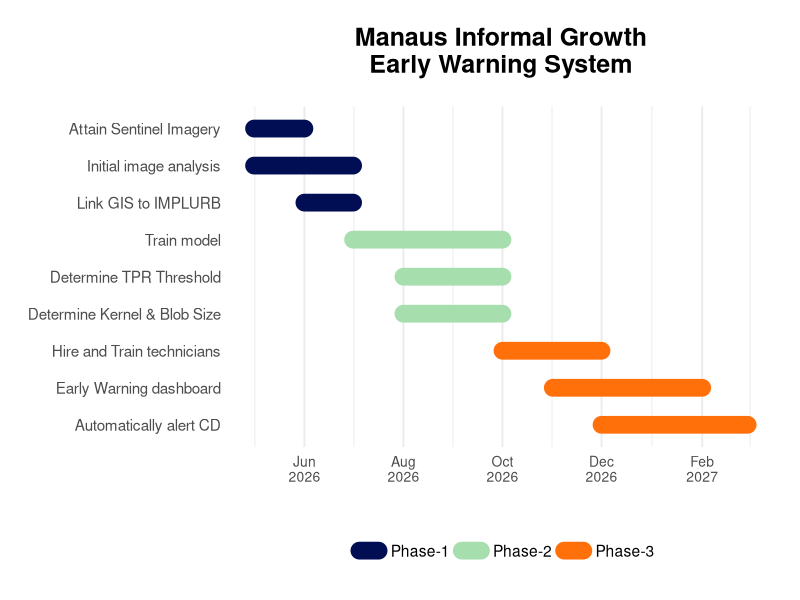
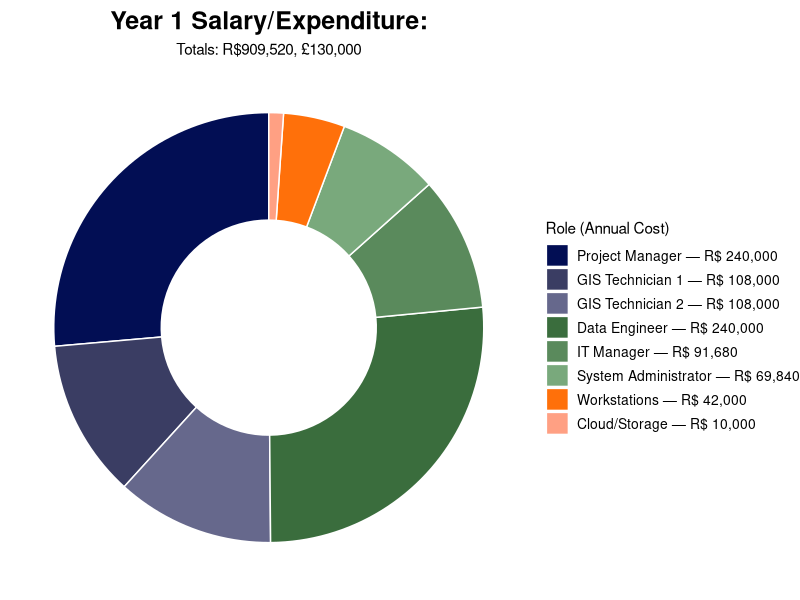
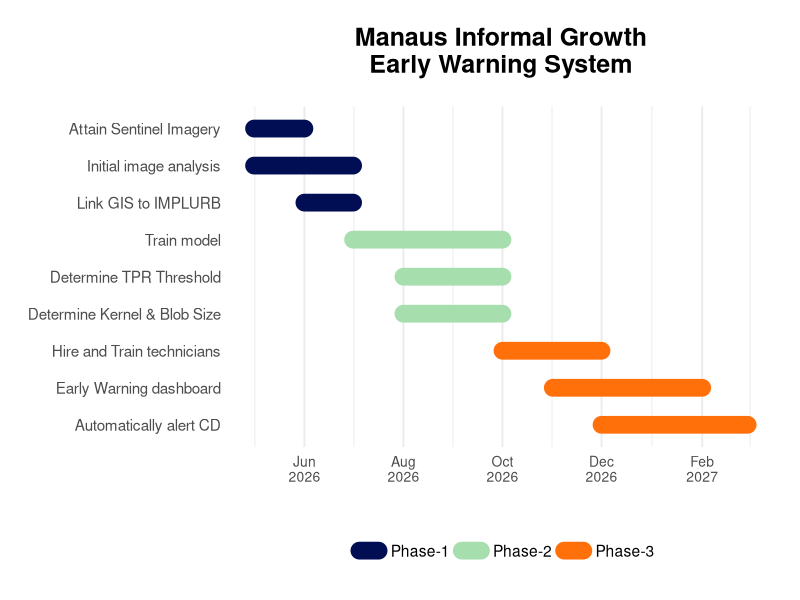
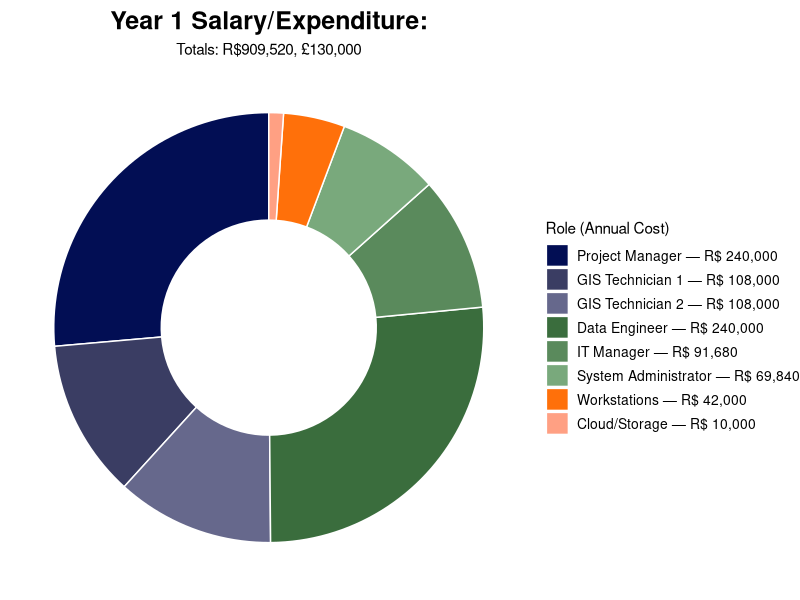

Recreate these plots in R, in order.
## ---- chunk 1
library(tidyverse)
library(lubridate)

gantt <- tribble(
  ~phase,  ~subtask, ~start, ~end, ~goal, ~deliverable,

  # WP1 — Setup
  "Phase-1", "Attain Sentinel Imagery",
  ymd("2026-05-01"), ymd("2026-06-01"),
  "Organize resources.",
  "CBERS-4A data Digital Environment",
  
  "Phase-1", "Initial image analysis",
  ymd("2026-05-01"), ymd("2026-07-01"),
  "Organize resources.",
  "CBERS-4A data Digital Environment",

  "Phase-1", "Link GIS to IMPLURB",
  ymd("2026-06-01"), ymd("2026-07-01"),
  "Organize resources.",
  "CBERS-4A data Digital Environment",

  # WP2 — Construction
  "Phase-2", "Train model",
  ymd("2026-07-01"), ymd("2026-10-1"),
  "Create and train model.",
  "Early stage informal housing identification model",

  "Phase-2", "Determine TPR Threshold",
  ymd("2026-08-01"), ymd("2026-10-01"),
  "Create and train the model.",
  "Early stage informal housing identification model",

  "Phase-2", "Determine Kernel & Blob Size",
  ymd("2026-08-01"), ymd("2026-10-01"),
  "Create and train the model.",
  "Early stage informal housing identification model",

  # WP3 — Application
  "Phase-3", "Hire and Train technicians",
  ymd("2026-10-01"), ymd("2026-12-01"),
  "Facilitate cooridination between us, IMPLURB, and Civil Defense",
  "Trained staff & interdepartmental communcication",

  "Phase-3", "Early Warning dashboard",
  ymd("2026-11-01"), ymd("2027-02-01"),
  "Facilitate cooridination between us, IMPLURB, and Civil Defense",
  "Trained staff & interdepartmental communcication",

  "Phase-3", "Automatically alert CD",
  ymd("2026-12-01"), ymd("2027-03-01"),
  "Facilitate cooridination between us, IMPLURB, and Civil Defense",
  "Trained staff & interdepartmental communcication"
)

## ---- chunk 2
#library(tidyverse)
#ibrary(lubridate)
library(ggplot2)

task_order <- c(
  "Attain Sentinel Imagery",
  "Initial image analysis",
  "Link GIS to IMPLURB",
  "Train model",
  "Determine TPR Threshold",
  "Determine Kernel & Blob Size",
  "Hire and Train technicians",
  "Early Warning dashboard",
  "Automatically alert CD"
)

custom_cols <- c(
  "Phase-1" = "#020E54",
  "Phase-2" = "#A6DEAE",
  "Phase-3" = "#FF700A"
)

gantt <- gantt %>%
  mutate(
    subtask = factor(subtask, levels = rev(task_order))
  )

ggplot(gantt, aes(y = subtask, x = start, xend = end, color = phase)) +
  geom_segment(aes(yend = subtask), linewidth = 6, lineend = "round") +
  scale_color_manual(values = custom_cols) +   # clearer WP separation
  scale_x_date(
    date_breaks = "2 months",
    date_labels = "%b\n%Y"                  # stacked labels for readability
  ) +
  labs(
    title = "Manaus Informal Growth
Early Warning System",
    x = "",
    y = NULL,
    color = ""
  ) +
  theme_minimal(base_family = "sans", base_size = 14) +
  theme(
    plot.title = element_text(size = 18, face = "bold", hjust = 0.5, margin = margin(b = 20)),
    axis.text.x = element_text(angle = 0, vjust = 1, hjust = 0.5, size = 10),
    axis.text.y = element_text(size = 11),
    panel.grid.major.y = element_blank(),
    legend.position = "bottom",
    plot.margin = margin(20, 20, 20, 20)
  )

#ggsave("gantt2.png", plot = p, width = 8, height = 6, dpi = 300)

## ---- chunk 3
p <- ggplot(gantt, aes(y = subtask, x = start, xend = end, color = phase)) +
  geom_segment(aes(yend = subtask), linewidth = 6, lineend = "round") +
  scale_color_manual(values = custom_cols) +
  scale_x_date(
    date_breaks = "2 months",
    date_labels = "%b\n%Y"
  ) +
  labs(
    title = "Manaus Informal Growth\nEarly Warning System",
    x = "",
    y = NULL,
    color = ""
  ) +
  theme_minimal(base_family = "sans", base_size = 14) +
  theme(
    plot.title = element_text(size = 18, face = "bold", hjust = 0.5, margin = margin(b = 20)),
    axis.text.x = element_text(size = 10),
    axis.text.y = element_text(size = 11),
    panel.grid.major.y = element_blank(),
    legend.position = "bottom",
    plot.margin = margin(20, 20, 20, 20)
  )

ggsave("gantt5.png", plot = p, width = 8, height = 6, dpi = 300)

## ---- chunk 4


library(tidyverse)
library(scales)
library(colorspace)


base_gis   <- "#020E54"
base_it    <- "#3A6D3D"
base_equip <- "#FF700A"

gis_col   <- lighten(base_gis,   seq(0, 0.4, length.out = 3))
it_col    <- lighten(base_it,    seq(0, 0.4, length.out = 3))
equip_col <- lighten(base_equip, seq(0, 0.3, length.out = 2))


budget <- tribble(
  ~Category,   ~Role,                   ~AnnualCost,
  "GIS",       "Project Manager",         240000,
  "GIS",       "GIS Technician 1",        108000,
  "GIS",       "GIS Technician 2",        108000,

  "IT",        "Data Engineer",           240000,
  "IT",        "IT Manager",               91680,
  "IT",        "System Administrator",     69840,

  "Equipment", "Workstations",             42000,
  "Equipment", "Cloud/Storage",            10000
)


budget <- budget %>%
  mutate(
    Role = factor(Role, levels = c(
      # GIS (blue)
      "Project Manager",
      "GIS Technician 1",
      "GIS Technician 2",

      # IT (green)
      "Data Engineer",
      "IT Manager",
      "System Administrator",

      # Equipment (orange)
      "Workstations",
      "Cloud/Storage"
    ))
  )


budget <- budget %>%
  arrange(Role) %>%   # ensures GIS → IT → Equipment order
  group_by(Category) %>%
  mutate(Color = case_when(
    Category == "GIS"       ~ gis_col[row_number()],
    Category == "IT"        ~ it_col[row_number()],
    Category == "Equipment" ~ equip_col[row_number()]
  )) %>%
  ungroup()


budget <- budget %>%
  mutate(
    Percent = AnnualCost / sum(AnnualCost)
  )


budget <- budget %>%
  mutate(
    LegendLabel = paste0(Role, " — R$ ", comma(AnnualCost))
  )


budget <- budget %>%
  arrange(Role) %>%   # <-- ensures correct grouping order
  mutate(
    LegendLabel = factor(LegendLabel, levels = LegendLabel)
  )

color_map <- budget %>%
  arrange(Role) %>%
  select(LegendLabel, Color) %>%
  deframe()


ggplot(budget, aes(x = 2, y = Percent, fill = LegendLabel)) +
  
  geom_col(color = "white", width = 1) +
  coord_polar(theta = "y") +
  scale_fill_manual(values = color_map) +
  
  # Donut hole
  xlim(0.5, 2.5) +
  
  theme_void() +
  labs(
    title = "Year 1 Salary/Expenditure:",
    subtitle = "Totals: R$909,520, \u00A3130,000",
    fill = "Role (Annual Cost)"
  ) +
  theme(
    plot.title = element_text(size = 18, face = "bold", hjust = 0.5),
    plot.subtitle = element_text(hjust = 0.5),
    legend.text = element_text(size = 10)
  )


ggsave(
  filename = "exp_don.png",
  width = 8,
  height = 8,
  dpi = 300,
  bg = "white"
)
